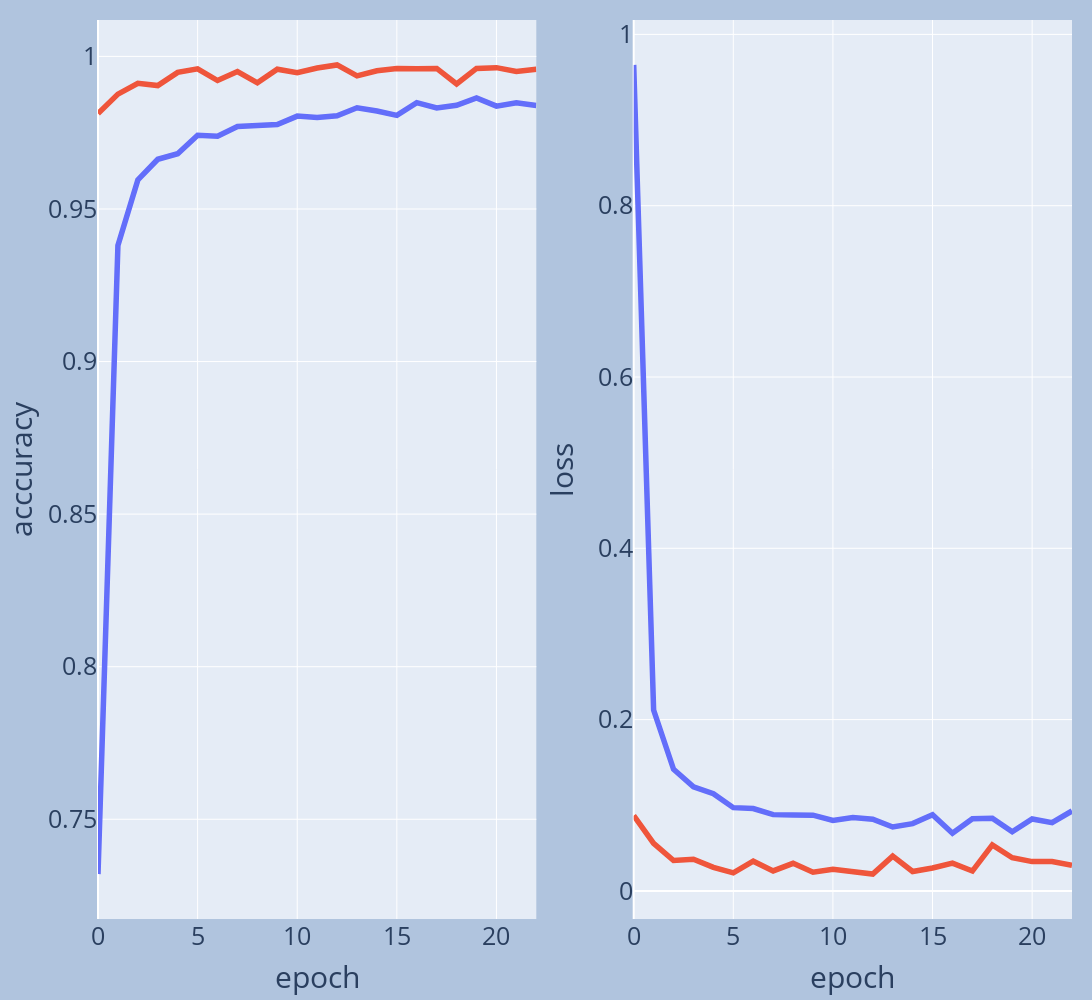

The notebook cell this image was saved under:
### Code cell
# Create figures in Express
figure1 = fig1
figure2 = fig2

# For as many traces that exist per Express figure, get the traces from each plot and store them in an array.
# This is essentially breaking down the Express fig into it's traces
figure1_traces = []
figure2_traces = []
for trace in range(len(figure1["data"])):
    figure1_traces.append(figure1["data"][trace])
for trace in range(len(figure2["data"])):
    figure2_traces.append(figure2["data"][trace])

#Create a 1x2 subplot
this_figure = sp.make_subplots(rows=1, cols=2) 

# Get the Express fig broken down as traces and add the traces to the proper plot within in the subplot
for traces in figure1_traces:
    this_figure.append_trace(traces, row=1, col=1)
for traces in figure2_traces:
    this_figure.append_trace(traces, row=1, col=2)

this_figure.update_layout(
    font=dict(size=25),
    margin=dict(l=20, r=20, t=20, b=20),
    paper_bgcolor="LightSteelBlue",
)
this_figure.update_layout(
                 xaxis_title="epoch", yaxis_title="acccuracy")
this_figure.update_layout(
                 xaxis2_title="epoch", yaxis2_title="loss")
this_figure.update_layout(width=2000, height=1000)
this_figure.update_layout(showlegend=False)
this_figure.show(showlegend=False)

### Figure 1 — Plotly figure (JSON) as saved in the notebook; plotly's stock layout.template omitted (floating-point values rounded to 4 significant figures)
{"data": [{"hovertemplate": "variable=train<br>index=%{x}<br>value=%{y}<extra></extra>", "legendgroup": "train", "line": {"color": "#636efa", "dash": "solid", "width": 5.5}, "marker": {"symbol": "circle"}, "mode": "lines", "name": "train", "orientation": "v", "showlegend": true, "type": "scatter", "x": [0, 1, 2, 3, 4, 5, 6, 7, 8, 9, 10, 11, 12, 13, 14, 15, 16, 17, 18, 19, 20, 21, 22], "xaxis": "x", "y": [0.7321, 0.938, 0.9595, 0.9663, 0.9681, 0.9741, 0.9738, 0.977, 0.9774, 0.9777, 0.9804, 0.9799, 0.9806, 0.9832, 0.9821, 0.9806, 0.9848, 0.9831, 0.984, 0.9864, 0.9837, 0.9848, 0.9839], "yaxis": "y"}, {"hovertemplate": "variable=test<br>index=%{x}<br>value=%{y}<extra></extra>", "legendgroup": "test", "line": {"color": "#EF553B", "dash": "solid", "width": 5.5}, "marker": {"symbol": "circle"}, "mode": "lines", "name": "test", "orientation": "v", "showlegend": true, "type": "scatter", "x": [0, 1, 2, 3, 4, 5, 6, 7, 8, 9, 10, 11, 12, 13, 14, 15, 16, 17, 18, 19, 20, 21, 22], "xaxis": "x", "y": [0.9813, 0.9876, 0.9912, 0.9904, 0.9948, 0.9959, 0.9921, 0.995, 0.9913, 0.9958, 0.9946, 0.9962, 0.9972, 0.9936, 0.9953, 0.996, 0.9959, 0.996, 0.9909, 0.996, 0.9963, 0.995, 0.9958], "yaxis": "y"}, {"hovertemplate": "variable=train<br>index=%{x}<br>value=%{y}<extra></extra>", "legendgroup": "train", "line": {"color": "#636efa", "dash": "solid", "width": 5.5}, "marker": {"symbol": "circle"}, "mode": "lines", "name": "train", "orientation": "v", "showlegend": true, "type": "scatter", "x": [0, 1, 2, 3, 4, 5, 6, 7, 8, 9, 10, 11, 12, 13, 14, 15, 16, 17, 18, 19, 20, 21, 22], "xaxis": "x2", "y": [0.9643, 0.2111, 0.142, 0.1216, 0.1135, 0.09721, 0.0962, 0.08903, 0.08862, 0.08838, 0.0822, 0.08557, 0.08374, 0.07464, 0.07858, 0.08901, 0.06728, 0.08433, 0.08476, 0.06903, 0.08393, 0.07971, 0.0933], "yaxis": "y2"}, {"hovertemplate": "variable=test<br>index=%{x}<br>value=%{y}<extra></extra>", "legendgroup": "test", "line": {"color": "#EF553B", "dash": "solid", "width": 5.5}, "marker": {"symbol": "circle"}, "mode": "lines", "name": "test", "orientation": "v", "showlegend": true, "type": "scatter", "x": [0, 1, 2, 3, 4, 5, 6, 7, 8, 9, 10, 11, 12, 13, 14, 15, 16, 17, 18, 19, 20, 21, 22], "xaxis": "x2", "y": [0.08799, 0.05554, 0.03549, 0.03687, 0.02746, 0.0211, 0.03469, 0.02331, 0.03219, 0.02185, 0.02527, 0.02226, 0.01966, 0.04053, 0.02268, 0.02669, 0.03234, 0.02317, 0.05373, 0.03868, 0.0342, 0.03429, 0.02994], "yaxis": "y2"}], "layout": {"font": {"size": 25}, "height": 1000, "margin": {"b": 20, "l": 20, "r": 20, "t": 20}, "paper_bgcolor": "LightSteelBlue", "showlegend": false, "width": 2000, "xaxis": {"anchor": "y", "domain": [0, 0.45], "title": {"text": "epoch"}}, "xaxis2": {"anchor": "y2", "domain": [0.55, 1], "title": {"text": "epoch"}}, "yaxis": {"anchor": "x", "domain": [0, 1], "title": {"text": "acccuracy"}}, "yaxis2": {"anchor": "x2", "domain": [0, 1], "title": {"text": "loss"}}}}
